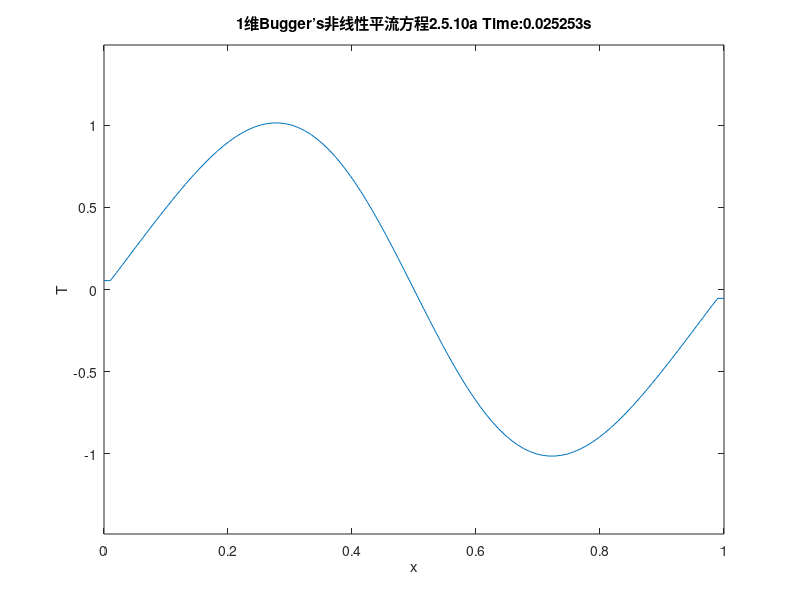

MATLAB code for this plot: (Note: this script raises an error after producing the figure.)
clear all;
close all;
clc;

u=1;
Nx=100;
x=linspace(0,u,Nx);
dx=u/(Nx-1);
dt=dx*0.5; % 1可改
r=dt/(4*dx);


% 请尝试几种不同的初值温度分布 T(x,t=0)
U0=sin(2*pi*x);
% U0=0.4+sin(2*pi*x);

U1=zeros(size(U0)); %create an empty matrix for n+1 time layer
U2=zeros(size(U0));
xi=2:Nx-1;  % innner grid points

% FTCS get U1 for CTCS
U1(xi)=U0(xi)+U0(xi).*dt./dx.*(  U0(xi+1)-U0(xi-1)  );


drawnow;
set(gca,'xlim',[0 u],'ylim',[0 max(U0)+0.5])
count=0;
while count<60
    % while count<135
    count=count+1;

    %  central time central space sheme
    U2(xi)=U0(xi)+r*(  (U1(xi-1)+U1(xi)).^2-(U1(xi+1)+U1(xi)).^2  );
    U0=U1;
    U1=U2;
    % Neumann boundary condition: T_x(1)=0, T_x(end)=0
    U0(1)=U0(2);
    U0(end)=U0(end-1);
    U1(1)=U1(2);
    U1(end)=U1(end-1);
    U2(1)=U2(2);
    U2(end)=U2(end-1);


    mi=0.5*sum(U2.^2);
    m(count)=mi;
    if mod(count,5)==0
        plot(x,U2)
        xlim([0 u]);
        ylim([-(max(U0)+0.5) max(U0)+0.5]);
        title(['1维Bugger’s非线性平流方程2.5.10a Time:' num2str(count*dt),'s']);
        xlabel('x')
        ylabel('T')
        pause(0.05);
        frame = getframe(gcf);
        im = frame2im(frame);
        [imind,cm] = rgb2ind(im,256);
        if count==5
            imwrite(imind,cm,'assignment2_1_Bugger’s_eq_2_5_10_a.gif','gif', 'Loopcount',inf);
        else
            imwrite(imind,cm,'assignment2_1_Bugger’s_eq_2_5_10_a.gif','gif','WriteMode','append');
        end
    end %画图部分
end

figure
plot(m)
xlim([1 60])
% xlim([1 135])
ylim([20 60])
xlabel('Time')
ylabel('总动能')
title(['初始条件：u_j^0=sin(2πx)']);


